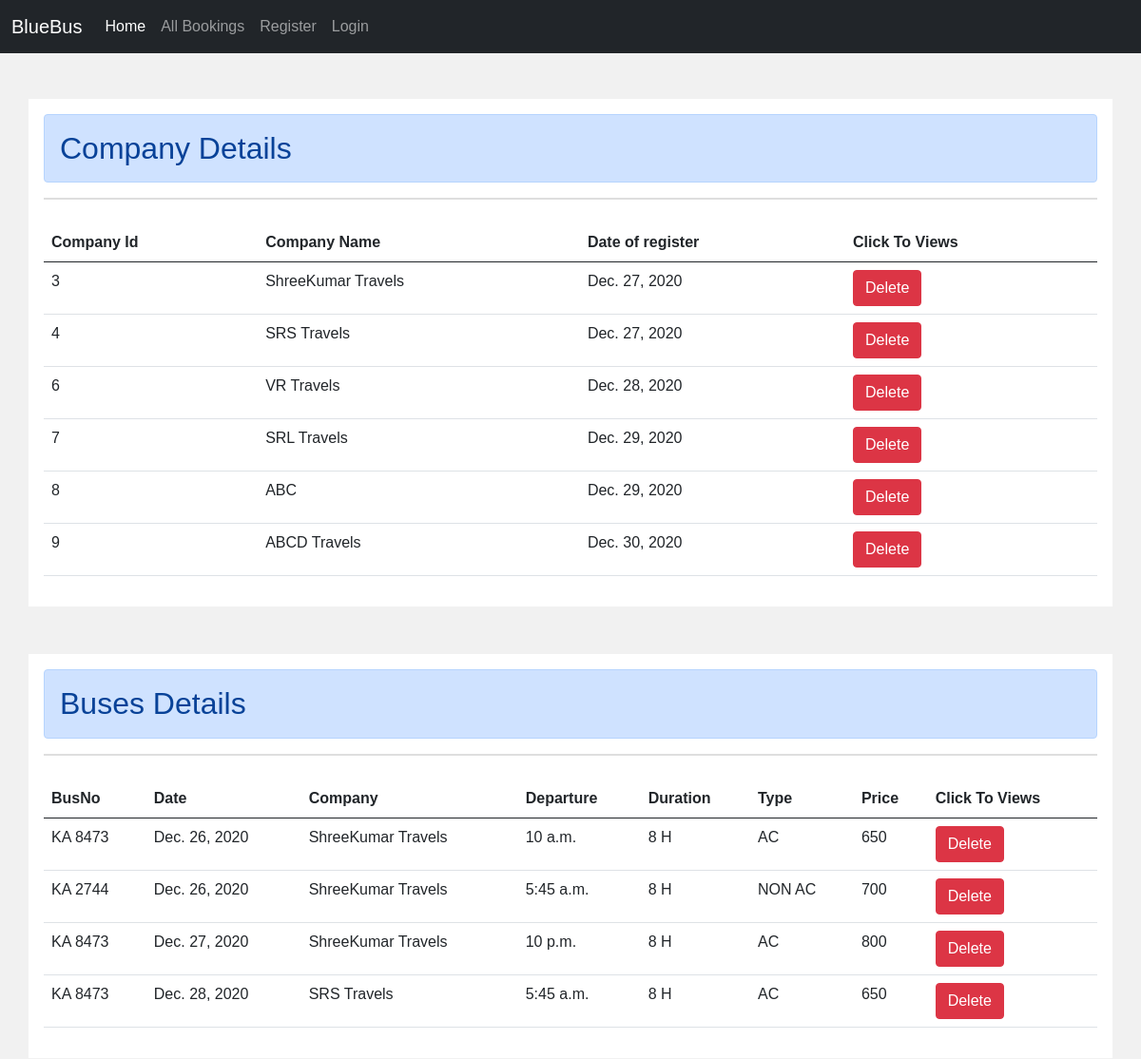
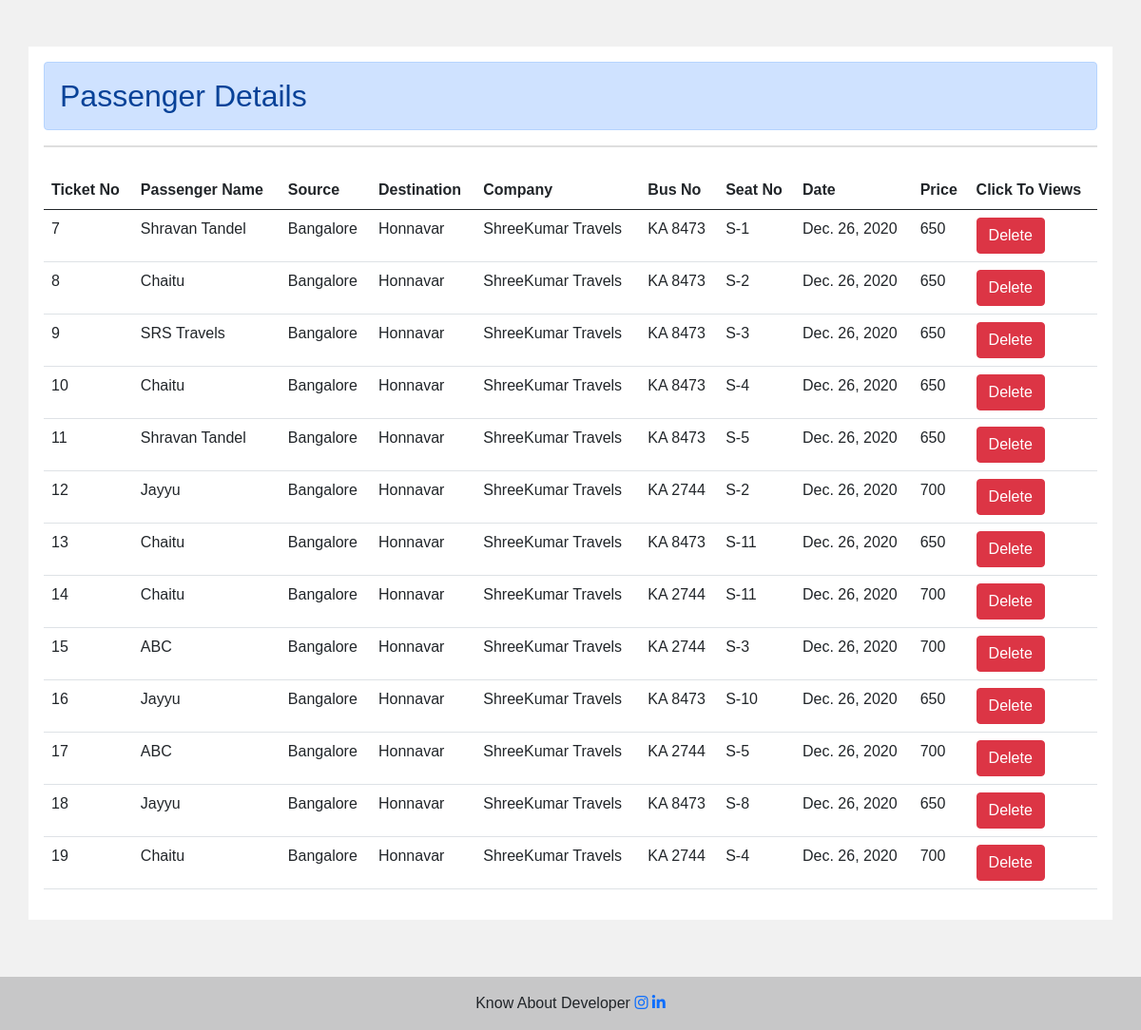
Page /viewbooks on the committed database (2 pictures, top to bottom).
### dbmsA/models.py (models this page shows, shortened)
class Company(models.Model):
    name = models.CharField(max_length=30, unique = True)
    registereddate = models.DateField()
    def __str__(self):
        return self.name

class BusInfo(models.Model):
    busno = models.CharField(max_length=30)
    company = models.ForeignKey(Company, on_delete=models.CASCADE)
    source = models.CharField(max_length=30)
    destination = models.CharField(max_length=30)
    departuretime = models.TimeField(max_length = 10)
    date = models.DateField()
    bustype = models.CharField(max_length = 10, choices = (("AC","AC"),("NON AC","NON AC")))
    duration = models.CharField(max_length = 10)
    price = models.IntegerField()
    rate = models.FloatField(null = True, default = 5.0)
    def __str__(self):
        return self.busno

class Passenger(models.Model):
    user = models.ForeignKey(User, on_delete=models.CASCADE, related_name='passenger', null = True)
    name = models.CharField(max_length=30)
    gender = models.CharField(max_length = 10, choices = (("M","M"),("F","F")))
    date = models.DateField()
    age = models.IntegerField()
    emailid = models.EmailField()
    phoneno = models.CharField(max_length = 20)
    busno = models.ForeignKey(BusInfo, on_delete=models.CASCADE)
    seatno = models.ForeignKey(Seats, on_delete=models.CASCADE)

class Seats(models.Model):
    seatno = models.CharField(max_length=30)
    busno = models.ForeignKey(BusInfo, on_delete=models.CASCADE)
    date = models.DateField()
    def __str__(self):
        return self.seatno

### dbmsA/views.py (the view)
# urls.py: path('viewbooks', views.viewbooks, name='viewbooks'),
def viewbooks(request):
        company = Company.objects.all()
        bus = BusInfo.objects.all()
        passenger = Passenger.objects.all()
        return render(request, 'dbmsA/viewbooks.html', {'company':company,'bus':bus,'passenger':passenger,'viewbooks':viewbooks})

### dbmsA/templates/dbmsA/viewbooks.html (shortened to what this page needs)
<!DOCTYPE html>
{% extends 'dbmsA/base.html' %}
{% block body_block %}
<div class="container mt-5">
    <h2 class="alert alert-primary">Company Details</h2>
    <hr>
    <table class="table">
        <thead>
            <tr>
                <th>Company Id</th>
                <th>Company Name</th>
                <th>Date of register</th>
                <th>Click To Views</th>
            </tr>
        </thead>
        <tbody>
            {% for u in company %}
            <tr>
                <td>{{u.id}}</td>
                <td>{{u.name}}</td>
                <td>{{u.registereddate}}</td>
                <td>
                    <a href="{% url 'deletecompany' u.id %}" onclick = "return dcompany()"class="btn btn-danger">Delete</a>
            </tr>
            {% endfor %}
        </tbody>
    </table>
</div>
<div class="container mt-5">
    <h2 class="alert alert-primary">Buses Details<h5></h2>
    <hr>
    <table class="table">
      <thead>
        <tr>
          <th>BusNo</th>
          <th>Date</th>
          <th>Company</th>
          <th>Departure</th>
          <th>Duration</th>
          <th>Type</th>
          <th>Price</th>
          <th>Click To Views</th>
        </tr>
      </thead>
      <tbody>
      {% for i in bus %}
        <tr>
          <td>{{i.busno}}</td>
          <td>{{i.date}}</td>
          <td>{{i.company}}</td>
          <td>{{i.departuretime}}</td>
          <td>{{i.duration}}</td>
          <td>{{i.bustype}}</td>
          <td>{{i.price}}</td>
          <td><a href="{% url 'deletebus' i.id %}" onclick = "return dbus()"class="btn btn-danger">Delete</a></td>
        </tr>
      {% endfor %}
    </tbody>
    </table>
  </div>
<div class="container mt-5">
    <h2 class="alert alert-primary">Passenger Details</h2>
    <hr>
    <table class="table">
        <thead>
            <tr>
                <th>Ticket No</th>
                <th>Passenger Name</th>
                <th>Source</th>
                <th>Destination</th>
                <th>Company</th>
                <th>Bus No</th>
                <th>Seat No</th>
                <th>Date</th>
                <th>Price</th>
                <th>Click To Views</th>
            </tr>
        </thead>
        <tbody>
            {% for u in passenger %}
            <tr>
                <td>{{u.id}}</td>
                <td>{{u.name}}</td>
                <td>{{u.busno.source}}</td>
                <td>{{u.busno.destination}}</td>
                <td>{{u.busno.company}}</td>
                <td>{{u.busno}}</td>
                <td>{{u.seatno}}</td>
                <td>{{u.date}}</td>
                <td>{{u.busno.price}}</td>
                <td>
                    <a href="{% url 'deletepassenger' u.id %}" onclick = "return dpassenger()"class="btn btn-danger">Delete</a>
                </td>
            </tr>
            {% endfor %}
        </tbody>
    </table>
</div>
{% endblock %}

### dbmsA/templates/dbmsA/base.html (shortened to what this page needs)
<!doctype html>
<html lang="en">
{% load static %}
<head>
    <link href="https://cdn.jsdelivr.net/npm/bootstrap@5.0.0-beta1/dist/css/bootstrap.min.css" rel="stylesheet"
>
    <link rel="stylesheet" href="https://use.fontawesome.com/releases/v5.5.0/css/all.css">
</head>
<body>
    <body>
        <nav class="navbar navbar-expand-lg navbar-dark bg-dark">
            <div class="container-fluid">
                <a class="navbar-brand" href="#">BlueBus</a>
                <div class="collapse navbar-collapse" id="navbarNav">
                    <ul class="nav navbar-nav">
                        <li class="nav-item">
                            <a class="nav-link active" aria-current="page" href="{% url 'index' %}">Home</a>
                        </li>
                        <li class="nav-item">
                            <a class="nav-link" href="{% url 'books' %}">All Bookings</a>
                        </li>
                        <li class="nav-item ml-auto">
                            <a class="nav-link" href="{% url 'register' %}">Register</a>
                        </li>
                        {% if user.is_authenticated %}
                        <li class="nav-item ml-auto">
                            <a class="nav-link" href="{% url 'logout' %}">Logout</a>
                        </li>
                        {% else %}
                        <li class="nav-item ml-auto">
                            <a class="nav-link" href="{% url 'login' %}">Login</a>
                        </li>
                        {% endif %}
                    </ul>
                </div>
            </div>
        </nav>
        {% block body_block %}
        {% endblock %}
        <footer class="bg-light text-center text-lg-start ">
            <div class="text-center p-3" style="background-color: rgba(0, 0, 0, 0.2)">
              Know About Developer
              <a href="https://google.com"><i class="fab fa-instagram"></i></a>
              <a href="https://google.com"><i class="fab fa-linkedin-in"></i></a>
            </div>
          </footer>
    </body>
</html>

### dbmsA/templates/dbmsA/base.html (style rules this page uses)
body { font-family: Arial, Helvetica, sans-serif; background-color: #f1f1f1; }
.container { margin-bottom: 50px; }
* { box-sizing: border-box; }
.container { padding: 16px; background-color: white; margin-top: 80px; }
hr { border: 1px solid gray; margin-bottom: 25px; }
footer { margin-top: 5%; }

### dbmsA/templates/dbmsA/viewbooks.html (style rules this page uses)
.container { padding: 16px; background-color: white; }

### rows in the picture
Company: id "3", name "ShreeKumar Travels", registereddate "Dec. 27, 2020"
Company: id "4", name "SRS Travels", registereddate "Dec. 27, 2020"
Company: id "6", name "VR Travels", registereddate "Dec. 28, 2020"
Company: id "7", name "SRL Travels", registereddate "Dec. 29, 2020"
Company: id "8", name "ABC", registereddate "Dec. 29, 2020"
Company: id "9", name "ABCD Travels", registereddate "Dec. 30, 2020"
BusInfo: busno "KA 8473", date "Dec. 26, 2020", company "ShreeKumar Travels", departuretime "10 a.m.", duration "8 H", bustype "AC", price "650"
BusInfo: busno "KA 2744", date "Dec. 26, 2020", company "ShreeKumar Travels", departuretime "5:45 a.m.", duration "8 H", bustype "NON AC", price "700"
BusInfo: busno "KA 8473", date "Dec. 27, 2020", company "ShreeKumar Travels", departuretime "10 p.m.", duration "8 H", bustype "AC", price "800"
BusInfo: busno "KA 8473", date "Dec. 28, 2020", company "SRS Travels", departuretime "5:45 a.m.", duration "8 H", bustype "AC", price "650"
Passenger: id "7", name "Shravan Tandel", busno.source "Bangalore", busno.destination "Honnavar", busno.company "ShreeKumar Travels", busno "KA 8473", seatno "S-1", date "Dec. 26, 2020", busno.price "650"
Passenger: id "8", name "Chaitu", busno.source "Bangalore", busno.destination "Honnavar", busno.company "ShreeKumar Travels", busno "KA 8473", seatno "S-2", date "Dec. 26, 2020", busno.price "650"
Passenger: id "9", name "SRS Travels", busno.source "Bangalore", busno.destination "Honnavar", busno.company "ShreeKumar Travels", busno "KA 8473", seatno "S-3", date "Dec. 26, 2020", busno.price "650"
Passenger: id "10", name "Chaitu", busno.source "Bangalore", busno.destination "Honnavar", busno.company "ShreeKumar Travels", busno "KA 8473", seatno "S-4", date "Dec. 26, 2020", busno.price "650"
Passenger: id "11", name "Shravan Tandel", busno.source "Bangalore", busno.destination "Honnavar", busno.company "ShreeKumar Travels", busno "KA 8473", seatno "S-5", date "Dec. 26, 2020", busno.price "650"
Passenger: id "12", name "Jayyu", busno.source "Bangalore", busno.destination "Honnavar", busno.company "ShreeKumar Travels", busno "KA 2744", seatno "S-2", date "Dec. 26, 2020", busno.price "700"
Passenger: id "13", name "Chaitu", busno.source "Bangalore", busno.destination "Honnavar", busno.company "ShreeKumar Travels", busno "KA 8473", seatno "S-11", date "Dec. 26, 2020", busno.price "650"
Passenger: id "14", name "Chaitu", busno.source "Bangalore", busno.destination "Honnavar", busno.company "ShreeKumar Travels", busno "KA 2744", seatno "S-11", date "Dec. 26, 2020", busno.price "700"
Passenger: id "15", name "ABC", busno.source "Bangalore", busno.destination "Honnavar", busno.company "ShreeKumar Travels", busno "KA 2744", seatno "S-3", date "Dec. 26, 2020", busno.price "700"
Passenger: id "16", name "Jayyu", busno.source "Bangalore", busno.destination "Honnavar", busno.company "ShreeKumar Travels", busno "KA 8473", seatno "S-10", date "Dec. 26, 2020", busno.price "650"
Passenger: id "17", name "ABC", busno.source "Bangalore", busno.destination "Honnavar", busno.company "ShreeKumar Travels", busno "KA 2744", seatno "S-5", date "Dec. 26, 2020", busno.price "700"
Passenger: id "18", name "Jayyu", busno.source "Bangalore", busno.destination "Honnavar", busno.company "ShreeKumar Travels", busno "KA 8473", seatno "S-8", date "Dec. 26, 2020", busno.price "650"
Passenger: id "19", name "Chaitu", busno.source "Bangalore", busno.destination "Honnavar", busno.company "ShreeKumar Travels", busno "KA 2744", seatno "S-4", date "Dec. 26, 2020", busno.price "700"
